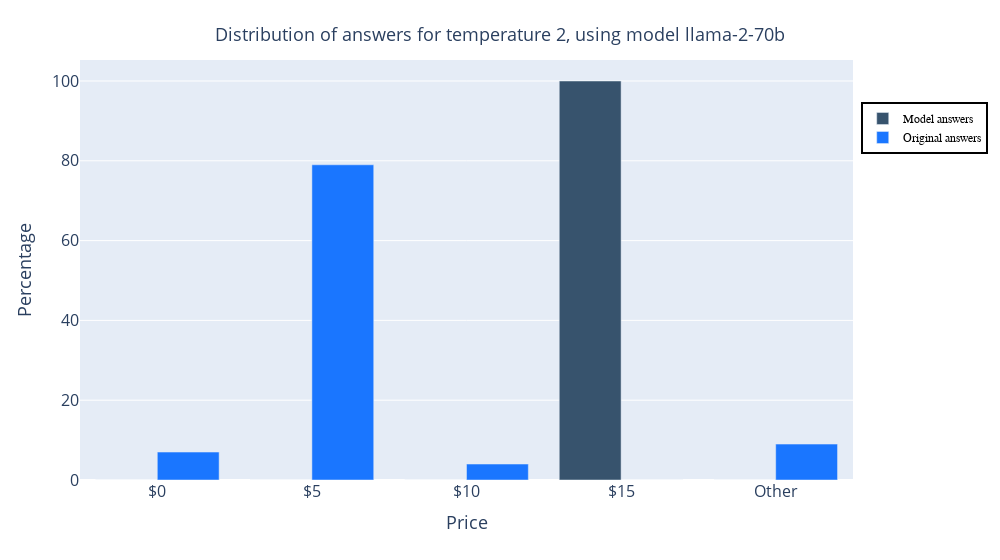

The cell this chart's notebook holds for it:
### Code cell
df = TU_results
model = "llama-2-70b"
temperature = 2
initial_costs = 5
orientation_price = 10
buyer = "friend"
TU_plot_results(model, temperature, initial_costs, orientation_price, buyer, df)

### Figure 1 — Plotly figure (JSON) as saved in the notebook; plotly's stock layout.template omitted (floating-point values rounded to 4 significant figures)
{"data": [{"customdata": [47, 47, 47, 47, 47], "hovertemplate": "Percentage: %{y:.2f}%<br>Number of observations: %{customdata}<extra></extra>", "marker": {"color": "rgb(55, 83, 109)"}, "name": "Model answers", "type": "bar", "x": ["$0", "$5", "$10", "$15", "Other"], "y": [0, 0, 0, 100, 0]}, {"customdata": [28, 28, 28, 28, 28], "hovertemplate": "Percentage: %{y:.2f}%<br>Number of observations: %{customdata}<extra></extra>", "marker": {"color": "rgb(26, 118, 255)"}, "name": "Original answers", "type": "bar", "x": ["$0", "$5", "$10", "$15", "Other"], "y": [7, 79, 4, 0, 9]}], "layout": {"barmode": "group", "legend": {"bordercolor": "black", "borderwidth": 2, "font": {"color": "black", "family": "Arial", "size": 12}, "x": 1.01, "y": 0.9}, "margin": {"t": 60}, "title": {"font": {"size": 18}, "text": "Distribution of answers for temperature 2, using model llama-2-70b", "x": 0.5, "y": 0.95}, "width": 1000, "xaxis": {"tickfont": {"size": 16}, "title": {"font": {"size": 18}, "text": "Price"}}, "yaxis": {"tickfont": {"size": 16}, "title": {"font": {"size": 18}, "text": "Percentage"}}}}
